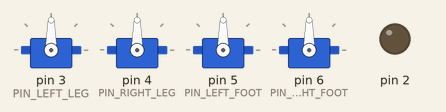
Simulated run of this sketch. Board: Arduino Uno, built with avr-gcc and run on an emulated ATmega328P. Shown: 4 × servo, output pins drawn as LEDs (lit = HIGH). What the sketch prints to the serial monitor is not drawn.

Above: at 0.55 s.
At 0.95 s:
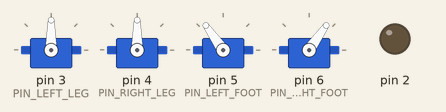
At 1.35 s:
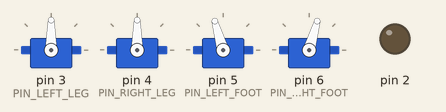
Timing chart, 0 to 5.2 s (numbered marks = the images above):
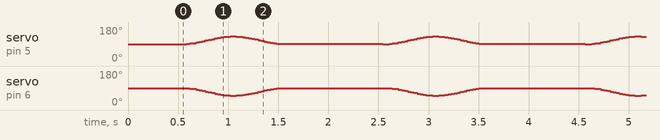

The sketch:

PROSH_OTTO_itog.ino
```cpp
#define FIRMWARE_VERSION "00002"

#include <EEPROM.h>
#include "Arduino.h"
#include <Servo.h>
#include "Otto.h"
#define SERIAL_SPEED 115200
#define SERIAL_ADDRESS 0
#define data 2
#define clock 4

#define PIN_LEFT_LEG   3
#define PIN_RIGHT_LEG  4
#define PIN_LEFT_FOOT  5
#define PIN_RIGHT_FOOT 6

#define TRIM_LEFT_LEG   0
#define TRIM_RIGHT_LEG  0
#define TRIM_LEFT_FOOT  0
#define TRIM_RIGHT_FOOT 0

Otto Otto;  //This is Otto!


char chararrSerialRaw[50];
char chararrModel[21];
char chararrVersion[21];
char chararrPart[21];
char chararrSerial[21];
int MODEL_ID;


int notes[] = {262, 277, 294, 311, 330, 349, 370, 392, 415, 440, 466, 494, 523, 554, 587, 622, 659, 698, 740, 784, 831, 880, 932, 988, 1047};


byte commandState;
const byte COMMAND_STATE_WAITING_COMMAND=0;
const byte COMMAND_STATE_WAITING_COMMAND_TYPE=1;
const byte COMMAND_STATE_WAITING_DATA=2;
const byte COMMAND_STATE_WAITING_CRC=3;
const byte COMMAND_STATE_EXECUTING=4;


unsigned long startMillis= millis();  // Start of sample window

void parseSerialNumber(){
    EEPROM.get(SERIAL_ADDRESS, chararrSerialRaw);
    int iPointer = 0;
    while(chararrSerialRaw[iPointer] != '-'){
      iPointer++;
    }
    iPointer++;
    int iModelOffset = 0;
    while(chararrSerialRaw[iPointer] != '-'){
      chararrModel[iModelOffset] = chararrSerialRaw[iPointer];
      iModelOffset++;
      iPointer++;
    }
    iPointer++;

    int iVersionOffset = 0;
    while(chararrSerialRaw[iPointer] != '-'){
      chararrVersion[iVersionOffset] = chararrSerialRaw[iPointer];
      iVersionOffset++;
      iPointer++;
    }

    iPointer++;

    int iPartOffset = 0;
    while(chararrSerialRaw[iPointer] != '-'){
      chararrPart[iPartOffset] = chararrSerialRaw[iPointer];
      iPartOffset++;
      iPointer++;
    }

    iPointer++;


    int iSerialOffset = 0;
    while(chararrSerialRaw[iPointer] != 0 && (chararrSerialRaw[iPointer] >= '0' && chararrSerialRaw[iPointer] <='9')){
      chararrSerial[iSerialOffset] = chararrSerialRaw[iPointer];
      iSerialOffset++;
      iPointer++;
    }


    if(strcmp(chararrModel, "R") == 0
       && strcmp(chararrVersion, "1") == 0
       && (strcmp(chararrPart, "1") == 0 || strcmp(chararrPart, "2") == 0 || strcmp(chararrPart, "3") == 0 || strcmp(chararrPart, "4") == 0)){

       MODEL_ID=0;
    }
    else if(strcmp(chararrModel, "L") == 0
       && strcmp(chararrVersion, "1") == 0
       && strcmp(chararrPart, "1") == 0){

       MODEL_ID=1;
    }
    else if(strcmp(chararrModel, "L") == 0
       && strcmp(chararrVersion, "3") == 0
       && (strcmp(chararrPart, "1") == 0 || strcmp(chararrPart, "2") == 0 || strcmp(chararrPart, "3") == 0)){

       MODEL_ID=2;
    }


    else if(strcmp(chararrModel, "O") == 0              // O= Otto
         && strcmp(chararrVersion, "1") == 0           // s zavoda
        && (strcmp(chararrPart, "5") == 0 )){          // s zavoda

       MODEL_ID=3;                                     //MODEL_ID for OTTO
    }


    else{
       MODEL_ID=9999;
    }
}

int getDist(){
    digitalWrite(2, LOW);
    delayMicroseconds(2);
    digitalWrite(2, HIGH);
    delayMicroseconds(10);
    digitalWrite(2, LOW);
    long microseconds = pulseIn(9,HIGH,40000); //40000
    long distance;
     distance = microseconds/29/2;
     if (distance == 0){
       distance = 999;
    }
    return distance;
}
void printSensors(){

    Serial.write('#');
    Serial.write(getDist());
  }

void setup(){
    //parseSerialNumber();
    Serial.begin(SERIAL_SPEED);

    Serial.print("robot id is: ");

  pinMode( 2 , OUTPUT );
  pinMode( 9 , INPUT );
  commandState=COMMAND_STATE_WAITING_COMMAND;
  Otto.init(PIN_LEFT_LEG,PIN_RIGHT_LEG,PIN_LEFT_FOOT,PIN_RIGHT_FOOT,true);
  Otto.setTrims(TRIM_LEFT_LEG,TRIM_RIGHT_LEG, TRIM_LEFT_FOOT, TRIM_RIGHT_FOOT);
  Otto.home();
}

byte bytearrayData[20];
byte byteDataTail=0;
byte command=0;

void loop(){
//Serial.println(getDist());

//staying
   // TODO TODO Otto.jump(2,300);
 Otto.updown();//float steps=1, int T=1000, int h = 20
    //TODO Otto.swing();//float steps=1, int T=1000, int h=20
    //TODO Otto.tiptoeSwing();//float steps=1, int T=900, int h=20
    //TODO Otto.jitter();//float steps=1, int T=500, int h=20
    //TODO Otto.ascendingTurn();//float steps=1, int T=900, int h=20
    //TODO TODO Otto.shakeLeg ();//int steps=1, int T = 2000, int dir=RIGHT);
//forw/back
    //TODO TODO Otto.crusaito();//float steps=1, int T=900, int h=20, int dir=FORWARD
    //TODO TODO Otto.flapping(1,1000,);//float steps=1, int T=1000, int h=20, int dir=FORWARD
    //TODO TODO Otto.walk(10,125,FORWARD);
//left/right
   //TODO TODO Otto.turn();//float steps=4, int T=2000, int dir = LEFT
   //TODO TODO Otto.bend ();//int steps=1, int T=1400, int dir=LEFT
   //TODO TODO Otto.moonwalker();//float steps=1, int T=900, int h=20, int dir=LEFT

 delay(1000);
}
 /*
 // NR_Servo.write(11);
   if( Serial.available() ){
      byte b = Serial.read();
      if(commandState== COMMAND_STATE_WAITING_COMMAND){
         switch(b){
            case ' ':{
               Serial.print(F("ROBBO-"));
               if(MODEL_ID < 10000){
                  Serial.write('0');
               }
               if(MODEL_ID < 1000){
                  Serial.write('0');
               }
               if(MODEL_ID < 100){
                  Serial.write('0');
               }
               if(MODEL_ID < 10){
                  Serial.write('0');
               }
               Serial.print(MODEL_ID);
               Serial.write('-');
               Serial.print(F(FIRMWARE_VERSION));
               Serial.write('-');
               Serial.print(chararrModel);
               Serial.print('-');
               for(int f = strlen(chararrVersion); f < 5; f++){
                  Serial.write('0');
               }
               Serial.print(chararrVersion);
               Serial.print('-');
               for(int f = strlen(chararrPart); f < 5; f++){
                  Serial.write('0');
               }
               Serial.print(chararrPart);
               Serial.print('-');
               for(int f = strlen(chararrSerial); f < 20; f++){
                  Serial.write('0');
               }
               Serial.print(chararrSerial);

               break;
            }
            case 'a':{
              command = b;
              commandState = COMMAND_STATE_WAITING_CRC;
              break;
            }
            case 'b':{//staying
              command = b;
              commandState = COMMAND_STATE_WAITING_DATA;
              break;
            }
            case 'c':{//moving forv/back
              command = b;
              commandState = COMMAND_STATE_WAITING_DATA;
              break;
            }
            case 's':{//serv state
              command = b;
              commandState = COMMAND_STATE_WAITING_DATA;
              break;
            }
         }
      }
      else if(commandState==COMMAND_STATE_WAITING_DATA){
         bytearrayData[byteDataTail] = b;
         byteDataTail++;
         switch(command){
            case 'b': {
              if (byteDataTail > 3) {
              commandState = COMMAND_STATE_WAITING_CRC;
            }
            break;
            }
            case 'c': {
            if (byteDataTail > 3) {
              commandState = COMMAND_STATE_WAITING_CRC;
            }
            break;
            }
            case 's': {
            if (byteDataTail > 4) {
              commandState = COMMAND_STATE_WAITING_CRC;
            }
            break;
            }
         }
      }
      else if(commandState==COMMAND_STATE_WAITING_CRC){

         if(b == '$'){
            switch(command){
              case 'a':{
                  printSensors();
                  break;
               }
              case 'b':{
                int tim = 125 * bytearrayData[0];
                float steps = float(bytearrayData[1]);
                byte hshka= (bytearrayData[2] >> 3);
                int chta = bytearrayData[2]%8;
                switch (chta) {
                  case 0:
                  {
                    Otto.ascendingTurn(steps,tim,hshka);
                    break;
                  }
                  case 1:
                  {
                    Otto.jitter(steps,tim,hshka);
                    break;
                  }
                  case 2:
                  {
                    Otto.tiptoeSwing(steps,tim,hshka);
                    break;
                  }
                  case 3:
                  {
                    Otto.swing(steps,tim,hshka);
                    break;
                  }
                  case 4:
                  {
                    Otto.updown(steps,tim,hshka);
                    break;
                  }
                  case 5:
                  {

                    break;
                  }
                  case 6:
                  {

                    break;
                  }
                  case 7:
                  {

                    break;
                  }

                }
                printSensors();
                break;
              }
              case 'c':  {
                int tim = 125 * bytearrayData[0];
                float steps = float(bytearrayData[1]);
                int dir = bytearrayData[2]%16 >> 3;
                if(!dir)
                dir--;
                byte hshka= 2*(bytearrayData[2] >> 4);
                int chta = bytearrayData[2]%8;
                switch (chta) {
                  case 0:
                  {
                    Otto.jump(steps,tim);
                    break;
                  }
                  case 1:
                  {
                    Otto.shakeLeg (steps,tim,dir);
                    break;
                  }
                  case 2:
                  {
                    Otto.bend (steps,tim,dir);
                    break;
                  }
                  case 3:
                  {
                     Otto.walk(steps,tim,dir);
                    break;
                  }
                  case 4:
                  {
                    Otto.turn(steps,tim,dir);
                    break;
                  }
                  case 5:
                  {
                    Otto.crusaito(steps,tim,hshka,dir);
                    break;
                  }
                  case 6:
                  {
                    Otto.flapping(steps,tim,hshka,dir);
                    break;
                  }
                  case 7:
                  {
                    Otto.moonwalker(steps,tim,hshka,dir);
                    break;
                  }

                }
                printSensors();
                break;
              }
              case 's': {
                int tim = 125 * bytearrayData[0];
                int a[4];
                a[0]=bytearrayData[1];
                a[1]=bytearrayData[2];
                a[2]=bytearrayData[3];
                a[3]=bytearrayData[4];
                Otto._moveServos(tim,a);
                printSensors();
                break;
              }
            }
         }
         commandState=COMMAND_STATE_WAITING_COMMAND;
      }
   }
}
//*/
```

Oscillator.cpp
```cpp
// (licence header left out)
#if defined(ARDUINO) && ARDUINO >= 100
  #include "Arduino.h"
#else
  #include "WProgram.h"
  #include <pins_arduino.h>
#endif
#include "Oscillator.h"
#include <Servo.h>

//-- This function returns true if another sample
//-- should be taken (i.e. the TS time has passed since
//-- the last sample was taken
bool Oscillator::next_sample()
{

  //-- Read current time
  _currentMillis = millis();

  //-- Check if the timeout has passed
  if(_currentMillis - _previousMillis > _TS) {
    _previousMillis = _currentMillis;

    return true;
  }

  return false;
}

//-- Attach an oscillator to a servo
//-- Input: pin is the arduino pin were the servo
//-- is connected
void Oscillator::attach(int pin, bool rev)
{
  //-- If the oscillator is detached, attach it.
  if(!_servo.attached()){

    //-- Attach the servo and move it to the home position
      _servo.attach(pin);
      _servo.write(90);

      //-- Initialization of oscilaltor parameters
      _TS=30;
      _T=2000;
      _N = _T/_TS;
      _inc = 2*M_PI/_N;

      _previousMillis=0;

      //-- Default parameters
      _A=45;
      _phase=0;
      _phase0=0;
      _O=0;
      _stop=false;

      //-- Reverse mode
      _rev = rev;
  }

}

//-- Detach an oscillator from his servo
void Oscillator::detach()
{
   //-- If the oscillator is attached, detach it.
  if(_servo.attached())
        _servo.detach();

}

/*************************************/
/* Set the oscillator period, in ms  */
/*************************************/
void Oscillator::SetT(unsigned int T)
{
  //-- Assign the new period
  _T=T;

  //-- Recalculate the parameters
  _N = _T/_TS;
  _inc = 2*M_PI/_N;
};

/*******************************/
/* Manual set of the position  */
/******************************/

void Oscillator::SetPosition(int position)
{
  _servo.write(position+_trim);
};


/*******************************************************************/
/* This function should be periodically called                     */
/* in order to maintain the oscillations. It calculates            */
/* if another sample should be taken and position the servo if so  */
/*******************************************************************/
void Oscillator::refresh()
{

  //-- Only When TS milliseconds have passed, the new sample is obtained
  if (next_sample()) {

      //-- If the oscillator is not stopped, calculate the servo position
      if (!_stop) {
        //-- Sample the sine function and set the servo pos
         _pos = round(_A * sin(_phase + _phase0) + _O);
	       if (_rev) _pos=-_pos;
         _servo.write(_pos+90+_trim);
      }

      //-- Increment the phase
      //-- It is always increased, even when the oscillator is stop
      //-- so that the coordination is always kept
      _phase = _phase + _inc;

  }
}
```

Oscillator.h
```cpp
// (licence header left out)
#ifndef Oscillator_h
#define Oscillator_h

#include <Servo.h>

//-- Macro for converting from degrees to radians
#ifndef DEG2RAD
  #define DEG2RAD(g) ((g)*M_PI)/180
#endif

class Oscillator
{
  public:
    Oscillator(int trim=0) {_trim=trim;};
    void attach(int pin, bool rev =false);
    void detach();

    void SetA(unsigned int A) {_A=A;};
    void SetO(unsigned int O) {_O=O;};
    void SetPh(double Ph) {_phase0=Ph;};
    void SetT(unsigned int T);
    void SetTrim(int trim){_trim=trim;};
    int getTrim() {return _trim;};
    void SetPosition(int position);
    void Stop() {_stop=true;};
    void Play() {_stop=false;};
    void Reset() {_phase=0;};
    void refresh();

  private:
    bool next_sample();

  private:
    //-- Servo that is attached to the oscillator
    Servo _servo;

    //-- Oscillators parameters
    unsigned int _A;  //-- Amplitude (degrees)
    unsigned int _O;  //-- Offset (degrees)
    unsigned int _T;  //-- Period (miliseconds)
    double _phase0;   //-- Phase (radians)

    //-- Internal variables
    int _pos;         //-- Current servo pos
    int _trim;        //-- Calibration offset
    double _phase;    //-- Current phase
    double _inc;      //-- Increment of phase
    double _N;        //-- Number of samples
    unsigned int _TS; //-- sampling period (ms)

    long _previousMillis;
    long _currentMillis;

    //-- Oscillation mode. If true, the servo is stopped
    bool _stop;

    //-- Reverse mode
    bool _rev;
};

#endif
```
